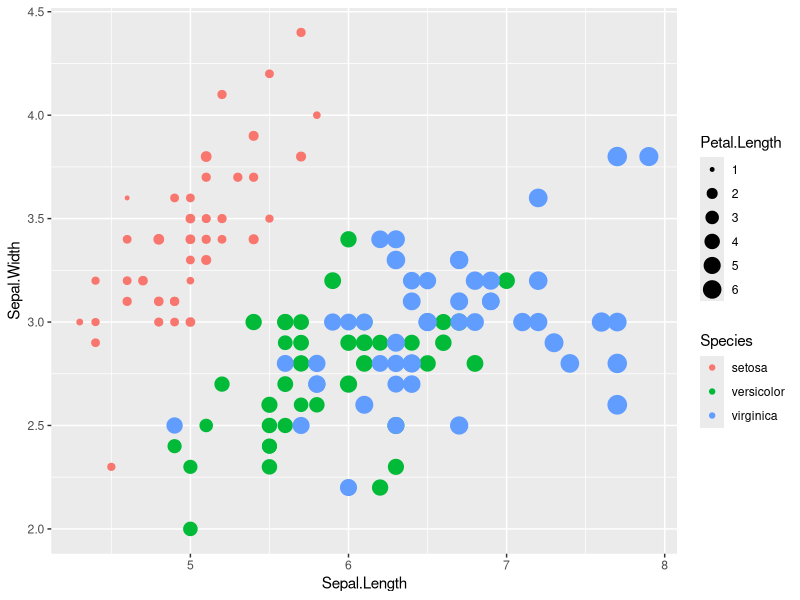
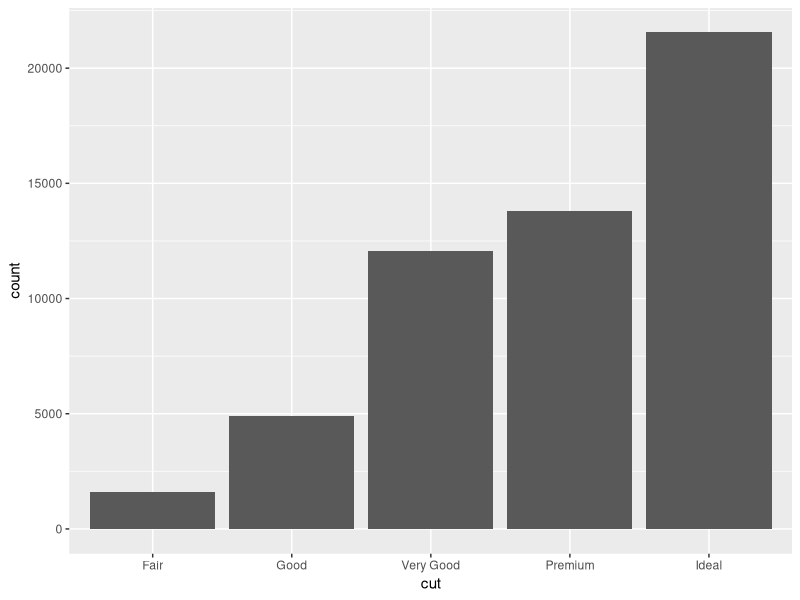
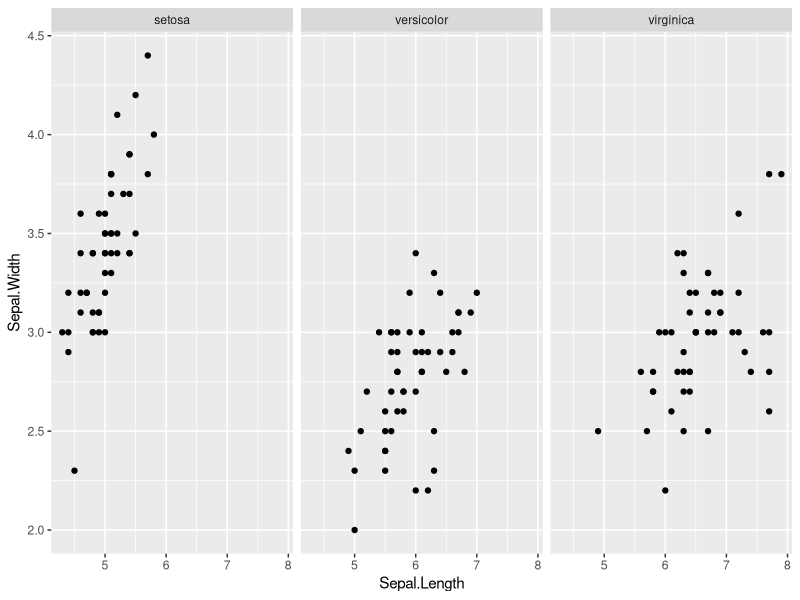
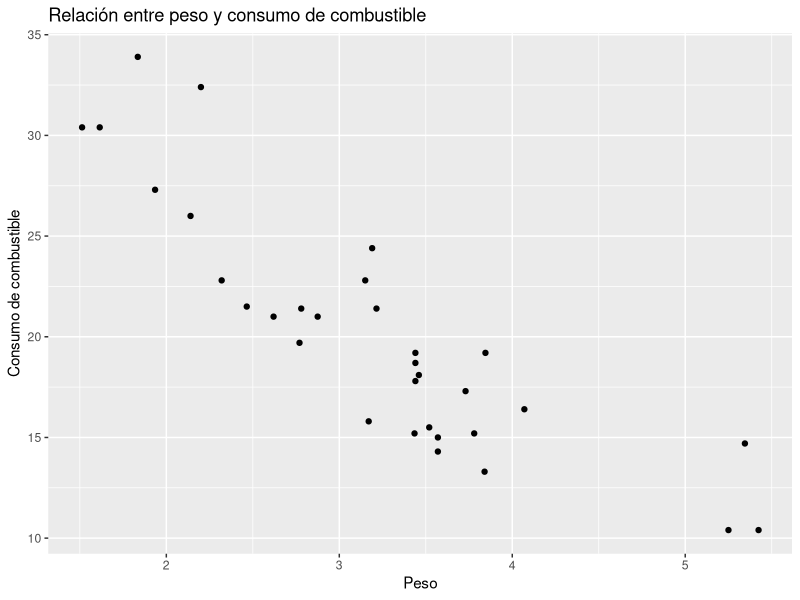
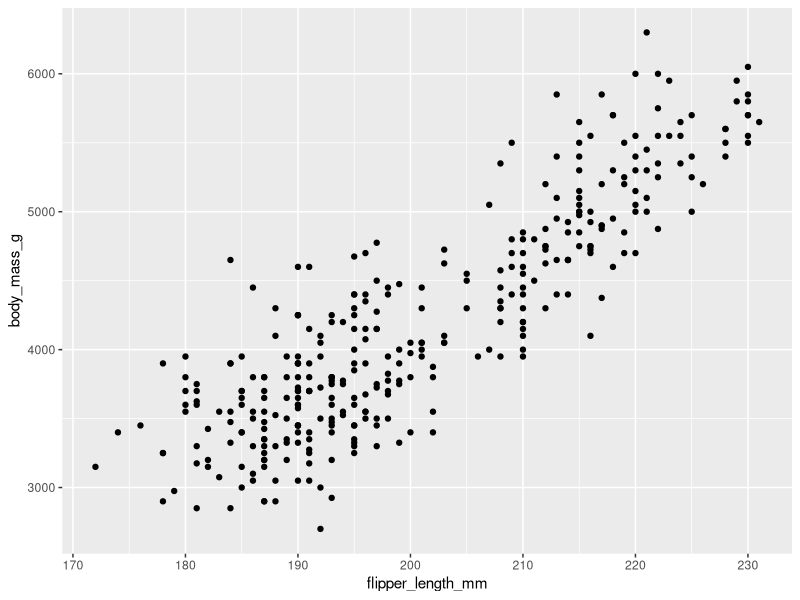

These figures' R source, in order:
# Fundamentos de R: Herramientas de visualización

# R posee los siguientes conceptos centrales al momento de generar
# visualizaciones: estética, figuras geométricas, faucets y etiquetas con
# anotaciones.

library(ggplot2)

# Estética: La estética se refiere a las propiedades visuales de un objeto en un diagrama, 
# como el tamaño, la forma y el color. En ggplot2, puedes mapear estas propiedades visuales 
#a variables en tus datos. Por ejemplo, en un diagrama de dispersión, la estética incluiría 
#el tamaño y el color de los puntos que representan los datos.

# Crear un diagrama de dispersión con colores y tamaños basados en variables
ggplot(data = iris, aes(x = Sepal.Length, y = Sepal.Width, color = Species, size = Petal.Length)) +
  geom_point()


# Figuras geométricas: Las figuras geométricas se utilizan para representar los datos en un diagrama. E
# En ggplot2, puedes elegir diferentes figuras geométricas según el tipo de datos que tienes. 
# Por ejemplo, puedes usar puntos para un diagrama de dispersión, barras para un gráfico de barras 
# o líneas para un diagrama de líneas.

# Crear un gráfico de barras
ggplot(data = diamonds) +
  geom_bar(aes(x = cut))

# Facetas: Las facetas te permiten dividir tus datos en grupos más pequeños y crear diagramas 
# separados para cada grupo. Esto es útil cuando tienes variables categóricas adicionales que 
# deseas tener en cuenta en tu visualización. Por ejemplo, puedes crear subdiagramas separados 
# para cada grupo de datos basados en una variable categórica.

# Crear diagramas de dispersión separados por grupos
ggplot(data = iris, aes(x = Sepal.Length, y = Sepal.Width)) +
  geom_point() +
  facet_wrap(~Species)


# Etiquetas y anotaciones: Las etiquetas y anotaciones te permiten agregar texto a tu diagrama 
# para comunicar información adicional o resaltar puntos importantes. Puedes agregar títulos, 
# subtítulos, leyendas y etiquetas a tus diagramas en ggplot2. Esto te ayuda a proporcionar 
# contexto y claridad a tu visualización.

# Agregar título y etiquetas a un diagrama
ggplot(data = mtcars, aes(x = wt, y = mpg)) +
  geom_point() +
  labs(title = "Relación entre peso y consumo de combustible",
       x = "Peso", y = "Consumo de combustible")

# Ahora creamos diagramas de visualización con el dataframe de Pinguinos.
library(palmerpenguins)

# El siguiente código toma el dataframe de pinguinos, añade una capa de 
# visualización agregando una función geom_point() para añadir puntos de 
# dispersión y, como argumento, se toma un mapeo usando aes() y definiendo
# qué variables serán "x" y "y" en cuanto a los ejes.
ggplot(data = penguins) + geom_point(mapping = aes(x = flipper_length_mm, y = body_mass_g))

# Hoja de referencia de ggplot2: https://ggplot2.tidyverse.org/





